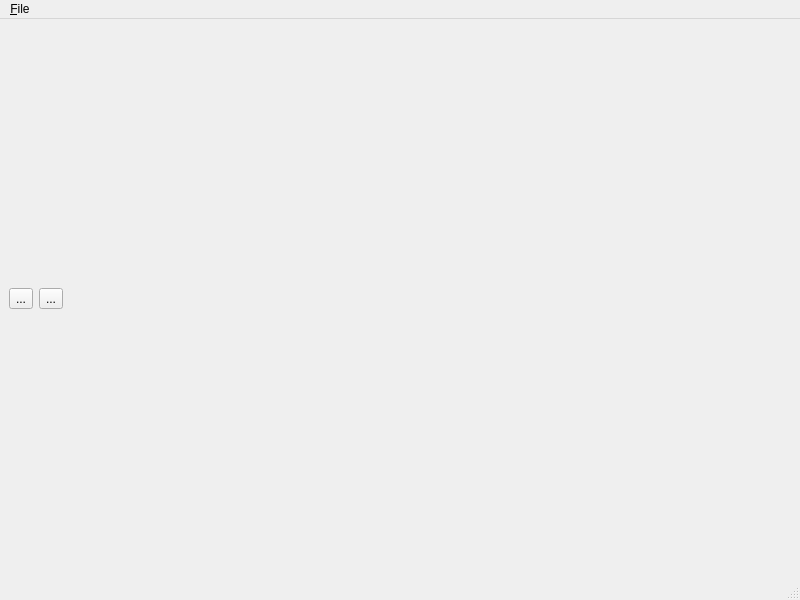
<?xml version="1.0" encoding="UTF-8"?>
<ui version="4.0">
 <class>AppWindow</class>
 <widget class="QMainWindow" name="AppWindow">
  <property name="geometry">
   <rect>
    <x>0</x>
    <y>0</y>
    <width>800</width>
    <height>600</height>
   </rect>
  </property>
  <property name="windowTitle">
   <string>STL optimizer</string>
  </property>
  <widget class="QWidget" name="centralwidget">
   <layout class="QVBoxLayout" name="verticalLayout">
    <item>
     <layout class="QHBoxLayout" name="horizontalLayout">
      <item>
       <widget class="QToolButton" name="toolButtonResetCamera">
        <property name="text">
         <string>...</string>
        </property>
       </widget>
      </item>
      <item>
       <widget class="QToolButton" name="toolButtonRebase">
        <property name="text">
         <string>...</string>
        </property>
       </widget>
      </item>
      <item>
       <spacer name="horizontalSpacer">
        <property name="orientation">
         <enum>Qt::Horizontal</enum>
        </property>
        <property name="sizeHint" stdset="0">
         <size>
          <width>40</width>
          <height>20</height>
         </size>
        </property>
       </spacer>
      </item>
     </layout>
    </item>
    <item>
     <layout class="QHBoxLayout" name="horizontalLayoutMain">
      <property name="spacing">
       <number>6</number>
      </property>
     </layout>
    </item>
   </layout>
  </widget>
  <widget class="QMenuBar" name="menubar">
   <property name="geometry">
    <rect>
     <x>0</x>
     <y>0</y>
     <width>800</width>
     <height>19</height>
    </rect>
   </property>
   <widget class="QMenu" name="menu_File">
    <property name="title">
     <string>&amp;File</string>
    </property>
    <addaction name="action_Open"/>
    <addaction name="actionE_xit"/>
   </widget>
   <addaction name="menu_File"/>
  </widget>
  <widget class="QStatusBar" name="statusbar"/>
  <action name="action_Open">
   <property name="text">
    <string>&amp;Open</string>
   </property>
  </action>
  <action name="actionE_xit">
   <property name="text">
    <string>E&amp;xit</string>
   </property>
  </action>
 </widget>
 <resources/>
 <connections/>
</ui>
